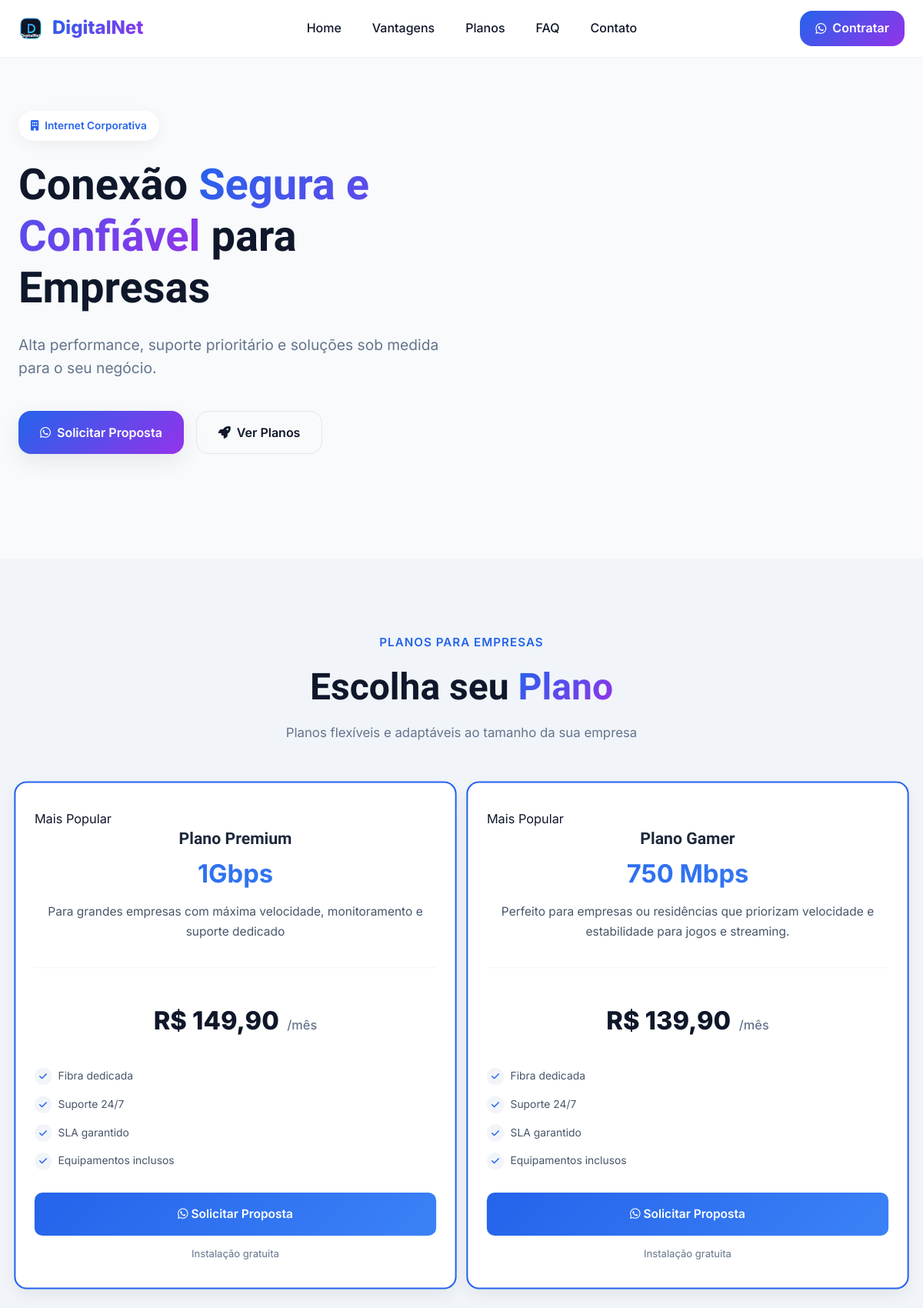
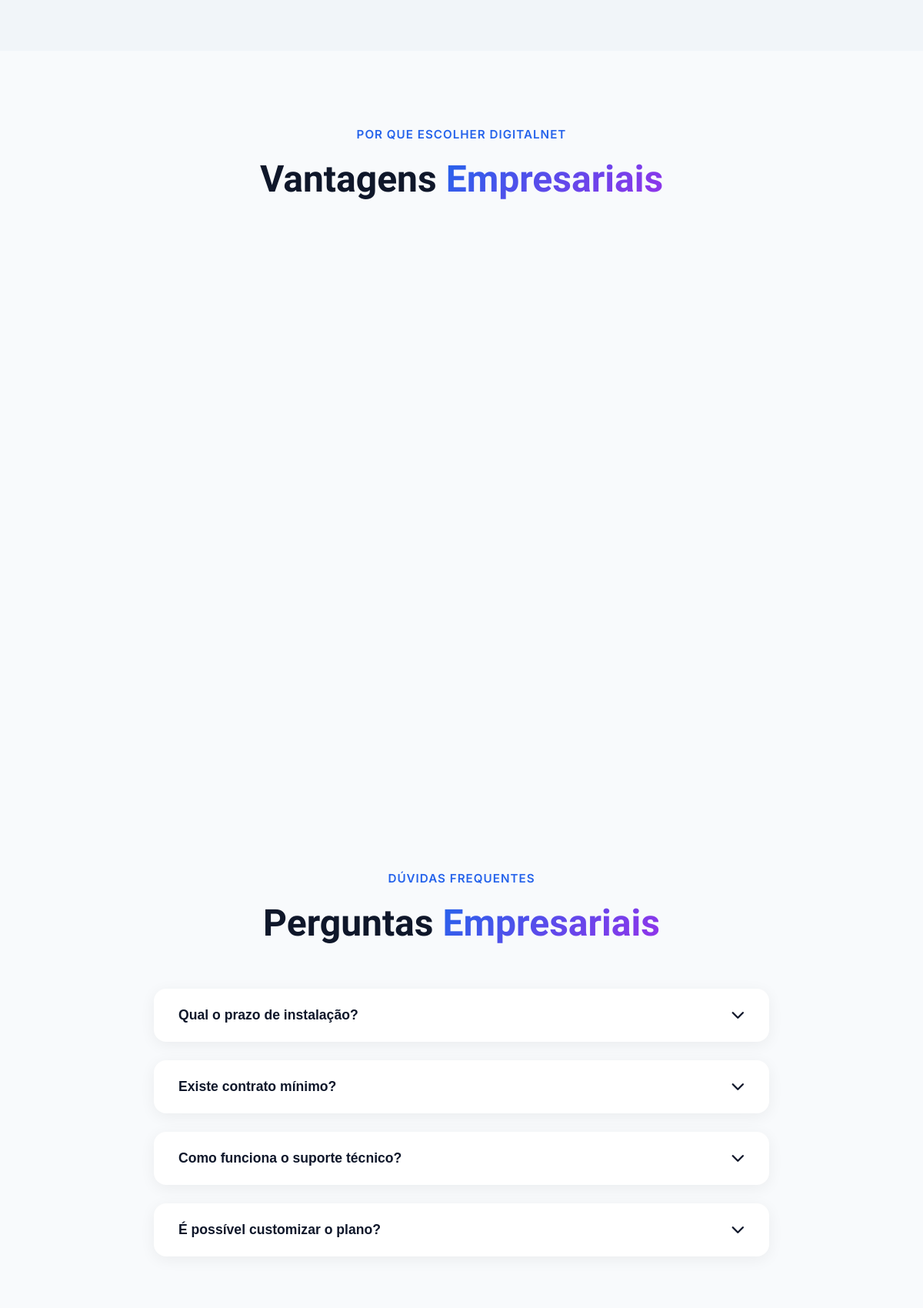
/empresarial/ (upper part), run on the app's committed database (2 pictures, top to bottom).
### meu_site/models.py (models this page shows, shortened)
class PlanoEmpresarial(models.Model):
    nome = models.CharField(max_length=100)
    velocidade = models.CharField(max_length=50)  # Ex: "500 Mega"
    preco = models.DecimalField(max_digits=8, decimal_places=2)
    descricao = models.TextField(blank=True, null=True)
    destaque = models.BooleanField(default=False)
    whatsapp_text = models.CharField(max_length=255, default="Olá! Quero contratar este plano.")

### meu_site/views.py (the view)
# urls.py: path('empresarial/', views.empresarial, name='empresarial'),
def empresarial(request):
    planos_empresariais = PlanoEmpresarial.objects.all()
    context = {
        'site_name': 'DigitalNet',
        'planos_empresariais': planos_empresariais,
    }
    return render(request, 'core/empresarial.html', context)

### meu_site/templates/core/empresarial.html (shortened to what this page needs)
{% load static %}
<!DOCTYPE html>
<html lang="pt-br">
<head>
  <link rel="stylesheet" href="https://cdnjs.cloudflare.com/ajax/libs/font-awesome/6.4.0/css/all.min.css">
  <link rel="stylesheet" href="{% static 'core/style.css' %}" />
</head>
<body data-wa="69993735169">
  <header class="site-header" id="topo">
    <div class="container header-inner">
      <a class="brand" href="{% url 'home' %}" aria-label="{{ site_name }}">
        <img src="{% static 'core/logo.svg' %}" class="brand-logo" width="32" height="32" alt="{{ site_name }}" />
        <span class="brand-name">{{ site_name }}</span>
      </a>
      <nav class="main-nav" aria-label="Navegação principal">
        <ul id="menu" class="nav-list">
          <li><a href="{% url 'home' %}" class="nav-link">Home</a></li>
          <li><a href="#vantagens" class="nav-link">Vantagens</a></li>
          <li><a href="#planos" class="nav-link">Planos</a></li>
          <li><a href="#faq" class="nav-link">FAQ</a></li>
          <li><a href="#contato" class="nav-link">Contato</a></li>
        </ul>
      </nav>
      <a class="cta cta-header" href="https://wa.me/5569993735169?text={{ 'Quero contratar internet empresarial'|urlencode }}" target="_blank" rel="noopener">
        <i class="fab fa-whatsapp"></i>
        <span>Contratar</span>
      </a>
    </div>
  </header>
  <section class="hero" id="hero">
    <div class="container hero-inner">
      <div class="hero-content">
        <div class="hero-badge"><i class="fas fa-building"></i> Internet Corporativa</div>
        <h1 class="hero-title">Conexão <span class="text-gradient">Segura e Confiável</span> para Empresas</h1>
        <p class="hero-subtitle">Alta performance, suporte prioritário e soluções sob medida para o seu negócio.</p>
        <div class="hero-ctas">
          <a class="cta primary" href="https://wa.me/5569993735169?text={{ 'Olá! Quero contratar internet empresarial.'|urlencode }}" target="_blank" rel="noopener">
            <i class="fab fa-whatsapp"></i>
            <span>Solicitar Proposta</span>
          </a>
          <a class="cta secondary" href="#planos">
            <i class="fas fa-rocket"></i>
            <span>Ver Planos</span>
          </a>
        </div>
      </div>
    </div>
  </section>
  <section id="planos" class="section alt">
    <div class="container">
      <div class="section-header center">
        <span class="section-subtitle">Planos para Empresas</span>
        <h2 class="section-title">Escolha seu <span class="text-gradient">Plano</span></h2>
        <p>Planos flexíveis e adaptáveis ao tamanho da sua empresa</p>
      </div>
      <div class="pricing-grid">
        {% for plano in planos_empresariais %}
        <div class="plan-card {% if plano.destaque %}featured{% endif %}">
          {% if plano.destaque %}<div class="plan-badge">Mais Popular</div>{% endif %}
          <div class="plan-header">
            <h3 class="plan-name">{{ plano.nome }}</h3>
            <div class="plan-speed">{{ plano.velocidade }}</div>
            <p class="plan-description">{{ plano.descricao }}</p>
          </div>
          <div class="plan-price">
            <span class="price-amount">R$ {{ plano.preco }}</span>
            <span class="price-period">/mês</span>
          </div>
          <div class="plan-features">
            <div class="feature-item">
              <div class="feature-icon"><i class="fas fa-check"></i></div>
              <span>Fibra dedicada</span>
            </div>
            <div class="feature-item">
              <div class="feature-icon"><i class="fas fa-check"></i></div>
              <span>Suporte 24/7</span>
            </div>
            <div class="feature-item">
              <div class="feature-icon"><i class="fas fa-check"></i></div>
              <span>SLA garantido</span>
            </div>
            <div class="feature-item">
              <div class="feature-icon"><i class="fas fa-check"></i></div>
              <span>Equipamentos inclusos</span>
            </div>
          </div>
          <div class="plan-cta">
            <a href="https://wa.me/5569993735169?text={{ plano.whatsapp_text|urlencode }}" class="cta-plan" target="_blank" rel="noopener">
              <i class="fab fa-whatsapp"></i> Solicitar Proposta
            </a>
            <span class="plan-tag">Instalação gratuita</span>
          </div>
        </div>
        {% empty %}
        <p>Nenhum plano empresarial cadastrado.</p>
        {% endfor %}
      </div>
    </div>
  </section>
  <section id="vantagens" class="section">
    <div class="container">
      <div class="section-header center">
        <span class="section-subtitle">Por que escolher {{ site_name }}</span>
        <h2 class="section-title">Vantagens <span class="text-gradient">Empresariais</span></h2>
      </div>
      <div class="vantagens-grid">
      </div>
    </div>
  </section>
  <section id="faq" class="section">
    <div class="container">
      <div class="section-header center">
        <span class="section-subtitle">Dúvidas Frequentes</span>
        <h2 class="section-title">Perguntas <span class="text-gradient">Empresariais</span></h2>
      </div>
      <div class="faq-grid">
        <div class="faq-item">
          <button class="faq-question"><span>Qual o prazo de instalação?</span> <i class="fas fa-chevron-down"></i></button>
        </div>
        <div class="faq-item">
          <button class="faq-question"><span>Existe contrato mínimo?</span> <i class="fas fa-chevron-down"></i></button>
        </div>
        <div class="faq-item">
          <button class="faq-question"><span>Como funciona o suporte técnico?</span> <i class="fas fa-chevron-down"></i></button>
        </div>
        <div class="faq-item">
          <button class="faq-question"><span>É possível customizar o plano?</span> <i class="fas fa-chevron-down"></i></button>
        </div>
      </div>
    </div>
  </section>
</body>
</html>

### meu_site/templates/core/empresarial.html (style rules this page uses)
.pricing-grid { display: grid; grid-template-columns: repeat(auto-fit, minmax(250px, 1fr)); gap: 1.5rem; margin-top: 2rem; }
.plan-card { background: #fff; border-radius: 16px; padding: 2rem 1.5rem; box-shadow: 0 8px 20px rgba(0, 0, 0, 0.06); transition: all 0.3s ease; display: flex; flex-direction: column; height: 100%; }
.plan-card.featured { border: 2px solid #2563eb; transform: scale(1.02); }
.plan-header { text-align: center; margin-bottom: 1.5rem; padding-bottom: 1rem; border-bottom: 1px solid #f1f5f9; }
.plan-name { font-size: 1.3rem; font-weight: 700; color: #1e293b; margin-bottom: 0.3rem; }
.plan-speed { font-size: 2rem; font-weight: 700; background: linear-gradient(135deg, #2563eb, #3b82f6); -webkit-background-clip: text; -webkit-text-fill-color: transparent; margin: 0.3rem 0; }
.plan-price { display: flex; justify-content: center; align-items: baseline; margin: 1rem 0; }
.price-amount { font-size: 2rem; font-weight: 800; }
.price-period { color: #64748b; margin-left: 0.4rem; font-weight: 500; }
.plan-features { margin: 1rem 0; flex-grow: 1; }
.feature-item { display: flex; align-items: center; margin-bottom: 0.8rem; color: #475569; font-size: 0.85rem; }
.feature-icon { background: #f1f5f9; width: 22px; height: 22px; border-radius: 50%; display: flex; align-items: center; justify-content: center; margin-right: 0.5rem; color: #2563eb; font-size: 0.7rem; }
.plan-cta { margin-top: auto; }
.cta-plan { display: block; width: 100%; padding: 0.9rem; text-align: center; background: linear-gradient(135deg, #2563eb, #3b82f6); color: white; border-radius: 10px; font-weight: 600; transition: all 0.3s ease; text-decoration: none; font-size: 0.95rem; }
.plan-tag { display: block; margin-top: 0.8rem; font-size: 0.8rem; color: #64748b; text-align: center; }

### data on the page
PlanoEmpresarial: destaque "Mais Popular", nome "Plano Premium", velocidade "1Gbps", descricao "Para grandes empresas com máxima velocidade, monitoramento e suporte dedicado", preco "149,90"
PlanoEmpresarial: destaque "Mais Popular", nome "Plano Gamer", velocidade "750 Mbps", descricao "Perfeito para empresas ou residências que priorizam velocidade e estabilidade para jogos e streaming.", preco "139,90"

### other printed values
{{ site_name }} "DigitalNet"
{{ site_name }} "DIGITALNET"
